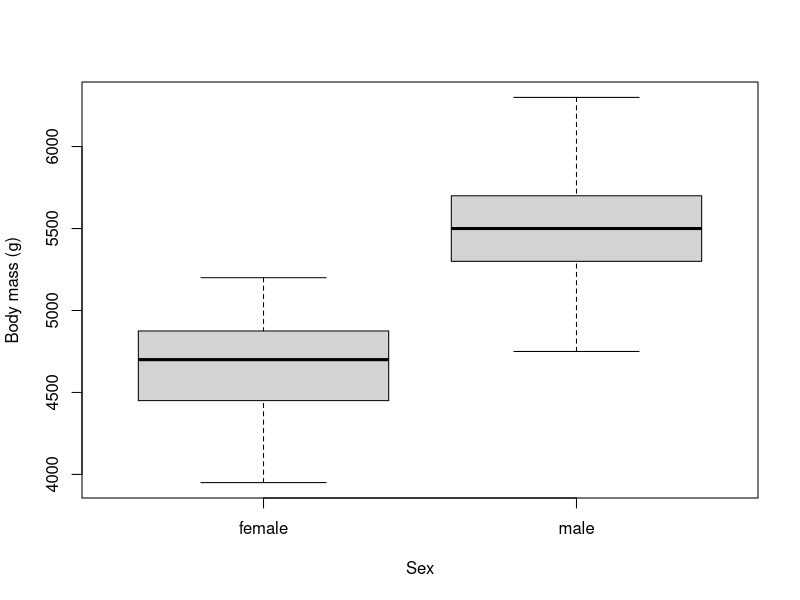

This figure's R source:
## ---- chunk 1
clean <- read.csv("data/processed/penguins_clean.csv")

# Demo: change "Gentoo" to "Adelie" or "Chinstrap", then render again!
chosen_species <- "Gentoo"
species_data <- subset(clean, species == chosen_species)
by_sex <- aggregate(body_mass ~ sex, data = species_data, FUN = mean)
## ---- chunk 2
#| label: tbl-sex
#| tbl-cap: "Mean body mass by sex"
knitr::kable(by_sex, col.names = c("Sex", "Mean body mass (g)"), digits = 0)
## ---- chunk 3
#| label: fig-mass
#| fig-cap: "Body mass by sex"
#| fig-alt: "Boxplot comparing female and male penguin body mass"
boxplot(body_mass ~ sex, data = species_data, xlab = "Sex", ylab = "Body mass (g)")
